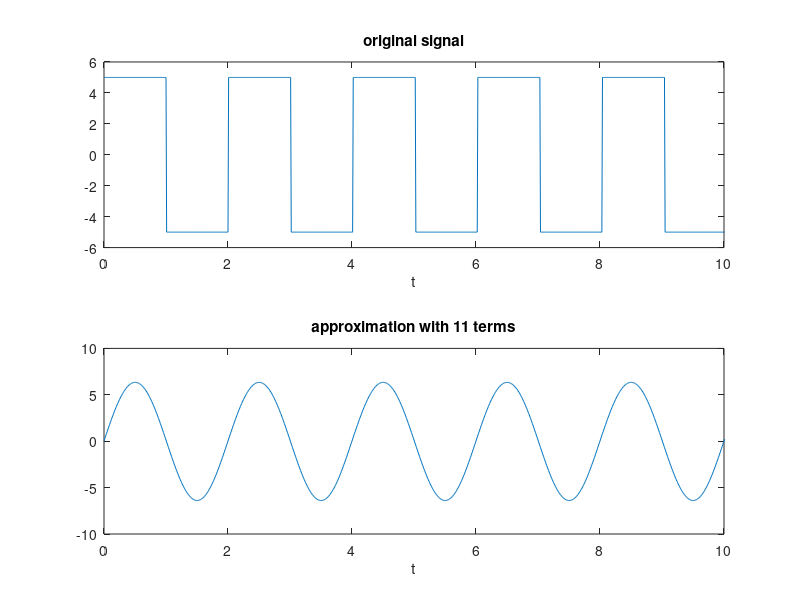
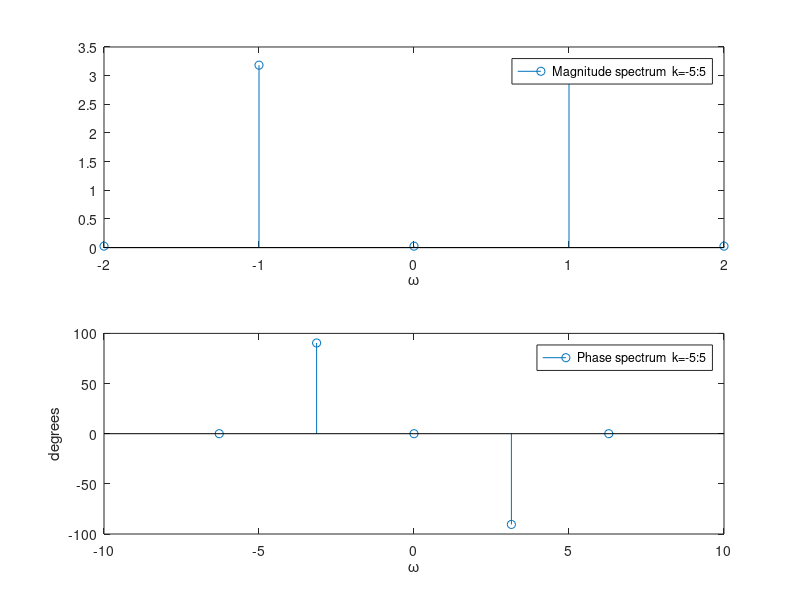

Source code (MATLAB) for these figures, in order:
%x_single_period(t)= 5, 0<t<1 , T=2 
%                   -5, 1<t<2  
%x_periodic(t),     0<t<5T

close all
clear all
clc

%% single period defination
dT=0.01;
t1=0:.01:1;
t2=1.01:.01:2;
x1=5*ones(size(t1));
x2=-5*ones(size(t2));
x_single_period=[x1 x2];
t_single_period=[t1 t2]; % single period is from 0 to 2


%% period and fundamental angular freq.
T=2;
w0=2*pi/T; 


%%



%% replicating single period
number_of_periods=5;
x_extended=repmat(x_single_period,1,number_of_periods);   % 1 row, 5 column: number of periods
% generating new 'time' variable to match signal 'x_extended'
t_extended=linspace(t_single_period(1),t_single_period(1)+(length(x_extended)-1)*...
    (t_single_period(2)-t_single_period(1)),length(x_extended));


figure (1)
subplot(211)
plot(t_extended,x_extended);
xlabel('t')
title('original signal')
xlim([0 10])



%% exponential FS, approximation with 11 terms
k=-2:2; %k=index of harmonics

for ii=1:length(k)
    Ck(ii)=(1/T)*trapz(t_single_period, x_single_period.*exp(-j*k(ii)*w0*t_single_period))
end

w0k=w0*k;  % different hermonic angular frequencies
figure (2)
subplot(211)
stem(k,abs(Ck))
hold on
% set(gca,'xtick',w0k,'xticklabels',{'-5\omega_0','-4\omega_0',...
%     '-3\omega_0','-2\omega_0','-\omega_0','0','\omega_0',...
%     '2\omega_0','3\omega_0','4\omega_0','5\omega_0'});

legend('Magnitude spectrum  k=-5:5')
xlabel('\omega')

subplot(212)
stem(w0k,angle(Ck)*180/pi);
% set(gca,'xtick',w0k,'xticklabels',{'-5\omega_0','-4\omega_0',...
%     '-3\omega_0','-2\omega_0','-\omega_0','0','\omega_0',...
%     '2\omega_0','3\omega_0','4\omega_0','5\omega_0'});
legend('Phase spectrum  k=-5:5')
xlabel('\omega')
ylabel('degrees')

%% signal reconstruction from FS components
% reconstructing 'number_of_periods' cycles


t_reconstracted=linspace(t_single_period(1),t_single_period(1)+...
    (number_of_periods*length(t_single_period)-1)*(t_single_period(2)-t_single_period(1)),...
    number_of_periods*length(x_single_period));

x_reconstracted=zeros(1,length(t_reconstracted));  % initiating with zeros (0)


for ii=1:length(k)
    x_reconstracted=x_reconstracted+Ck(ii)*exp(j*k(ii)*w0*t_reconstracted);
end

figure(1)
subplot(212)
plot(t_reconstracted,x_reconstracted)
xlabel('t');
title('approximation with 11 terms')
xlim([0 10])

